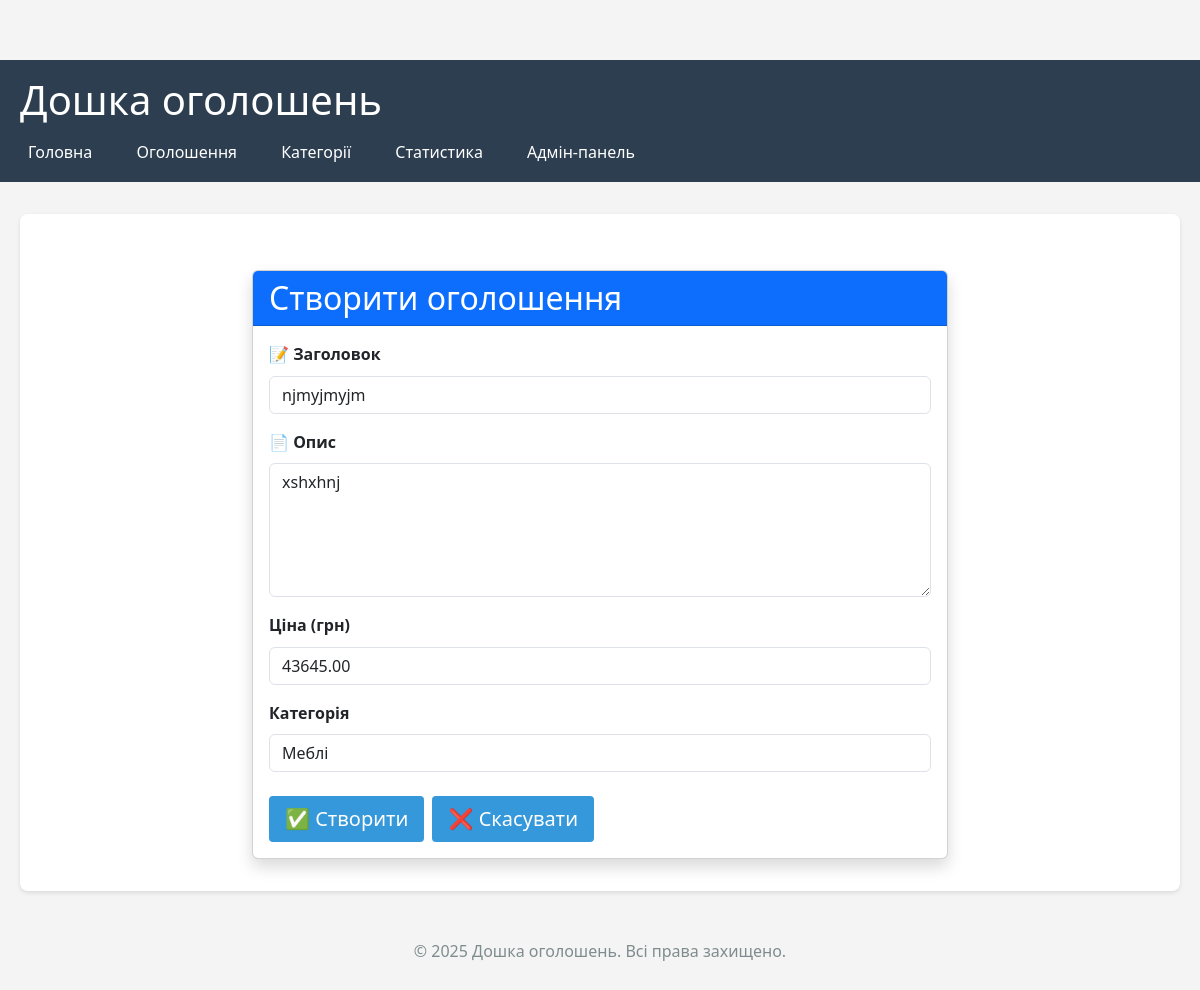
The page /ads/17/update/ (signed in) on the database its author committed.
### board/models.py (models this page shows, shortened)
class Ad(models.Model):
    title = models.CharField(
        max_length=200,
        verbose_name='Заголовок'
    )
    description = models.TextField(
        verbose_name='Опис'
    )
    price = models.DecimalField(
        max_digits=10,
        decimal_places=2,
        validators=[MinValueValidator(0.01)],
        verbose_name='Ціна'
    )
    created_at = models.DateTimeField(
        auto_now_add=True,
        verbose_name='Дата створення'
    )
    updated_at = models.DateTimeField(
        auto_now=True,
        verbose_name='Дата оновлення'
    )
    is_active = models.BooleanField(
        default=True,
        verbose_name='Активне'
    )
    user = models.ForeignKey(
        User,
        on_delete=models.CASCADE,
        related_name='ads',
        verbose_name='Користувач'
    )
    category = models.ForeignKey(
        Category,
        on_delete=models.CASCADE,
        related_name='ads',
        verbose_name='Категорія'
    )
    class Meta:
        verbose_name = 'Оголошення'
        verbose_name_plural = 'Оголошення'
        ordering = ['-created_at']

### board/views.py (the view)
# urls.py: path('ads/<int:ad_id>/update/', views.ad_update, name='ad_update'),
@login_required
def ad_update(request: HttpRequest, ad_id: int) -> HttpResponse:
    ad = get_object_or_404(Ad, id=ad_id)
    if ad.user != request.user:
        messages.error(
            request,
            'Ви не можете редагувати це оголошення.'
        )
        return redirect('board:ad_detail', ad_id=ad.id)
    if request.method == 'POST':
        form = AdUpdateForm(request.POST, instance=ad)
        if form.is_valid():
            ad = form.save()
            messages.success(
                request,
                f'Оголошення "{ad.title}" успішно оновлено!'
            )
            return redirect('board:ad_detail', ad_id=ad.id)
        else:
            messages.error(
                request,
                'Помилка при оновленні оголошення. Перевірте введені дані.'
            )
    else:
        form = AdUpdateForm(instance=ad)
    context = {
        'form': form,
        'ad': ad,
        'title': f'Редагувати: {ad.title}',
        'button_text': 'Зберегти зміни'
    }
    return render(request, 'board/ad_form.html', context)

### board/forms.py
class AdUpdateForm(AdForm):
    class Meta(AdForm.Meta):
        fields = ['title', 'description', 'price', 'category', 'is_active']

### board/models.py (called while the page is built)
    def __str__(self) -> str:
        return self.name

### board/templates/board/ad_form.html (shortened to what this page needs)
{% extends 'board/base.html' %}
{% block content %}
<div class="container mt-4">
    <div class="row justify-content-center">
        <div class="col-md-8">
            <div class="card shadow">
                <div class="card-header bg-primary text-white">
                    <h2 class="mb-0">Створити оголошення</h2>
                </div>
                <div class="card-body">
                    <form method="post">
                        <div class="mb-3">
                            <label class="form-label fw-bold text-dark">📝 Заголовок</label>
                            {{ form.title }}
                        </div>
                        <div class="mb-3">
                            <label class="form-label fw-bold text-dark">📄 Опис</label>
                            {{ form.description }}
                        </div>
                        <div class="mb-3">
                            <label class="form-label fw-bold text-dark">Ціна (грн)</label>
                            {{ form.price }}
                        </div>
                        <div class="mb-3">
                            <label class="form-label fw-bold text-dark">Категорія</label>
                            {{ form.category }}
                        </div>
                        <div class="d-grid gap-2 d-md-flex justify-content-md-start mt-4">
                            <button type="submit" class="btn btn-primary btn-lg">
                                ✅ Створити
                            </button>
                            <a href="{% url 'board:index' %}" class="btn btn-secondary btn-lg">
                                ❌ Скасувати
                            </a>
                        </div>
                    </form>
                </div>
            </div>
        </div>
    </div>
</div>
{% endblock %}

### board/static/board/css/base.css (style rules this page uses)
* { margin: 0; padding: 0; box-sizing: border-box; }
body { font-family: 'Segoe UI', Tahoma, Geneva, Verdana, sans-serif; line-height: 1.6; color: #333; background-color: #f4f4f4; padding-top: 60px; }
.container { max-width: 1200px; margin: 0 auto; padding: 0 20px; }
.btn { display: inline-block; padding: 0.5rem 1rem; background-color: #3498db; color: white; text-decoration: none; border-radius: 4px; transition: background-color 0.3s; border: none; cursor: pointer; }

### rows shown on the page
Ad: title "njmyjmyjm", description "xshxhnj", price "43645.00", category "Меблі"
